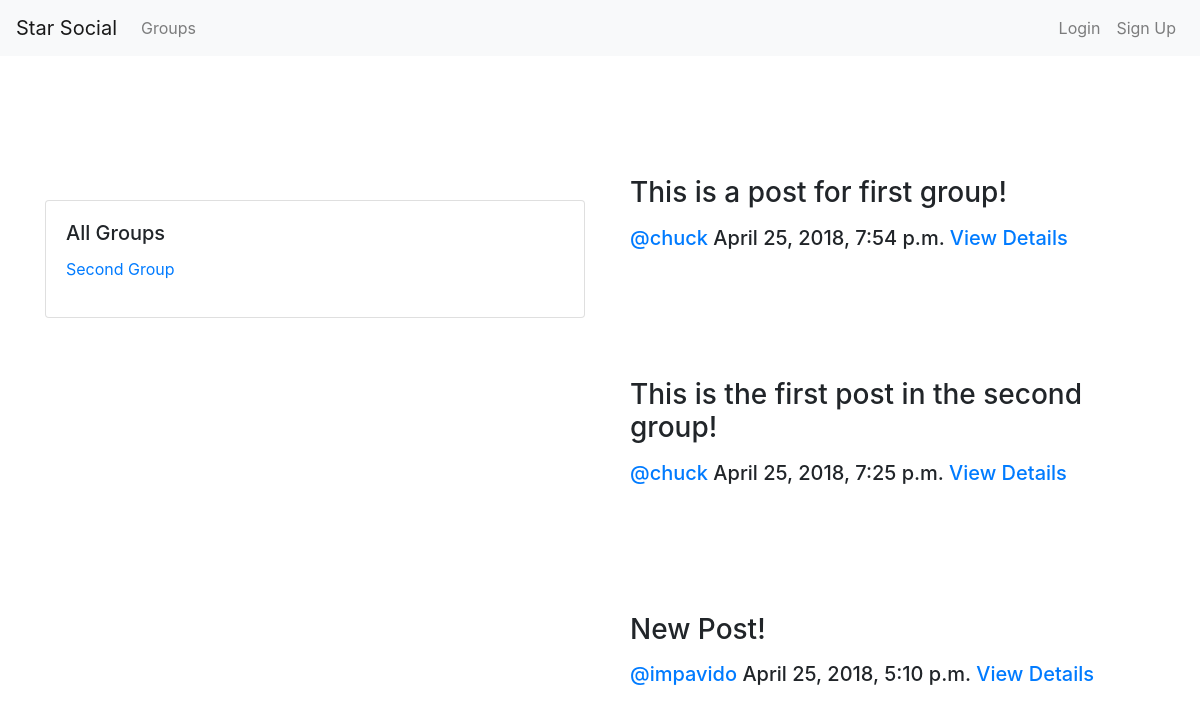
The page /posts/impavido/ on the database as committed earlier.
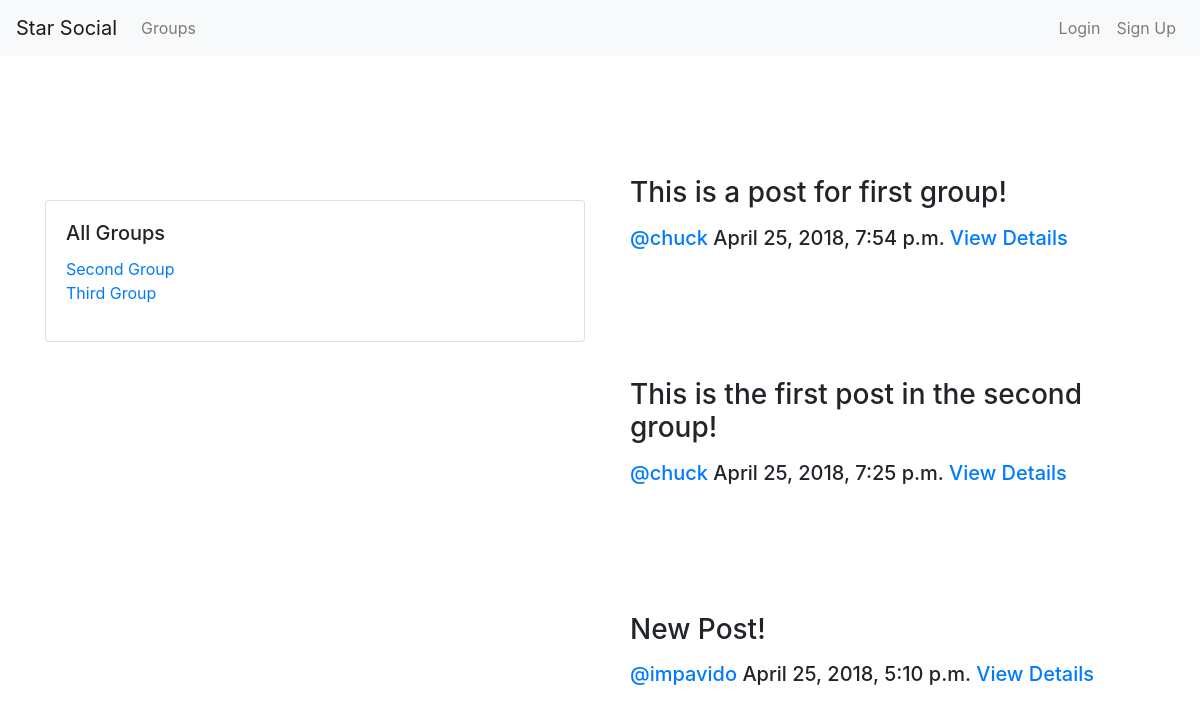
The same page on the database as committed later.
### groups/models.py (models this page shows, shortened)
class Group(models.Model):
    name = models.CharField(max_length=255, unique=True)
    slug = models.SlugField(allow_unicode=True, unique=True)
    description = models.TextField(blank=True, default='')
    description_html = models.TextField(editable=False, default='', blank=True)
    members = models.ManyToManyField(User, through='GroupMember')
    class Meta():
        ordering = ['name']

### posts/models.py (models this page shows, shortened)
class Post(models.Model):
    user = models.ForeignKey(User, related_name='posts', on_delete=models.CASCADE)
    create_date = models.DateTimeField(auto_now=True)
    message = models.TextField()
    message_html = models.TextField(editable=False)
    group = models.ForeignKey(Group, related_name='posts', null=True, blank=True, on_delete=models.CASCADE)
    class Meta():
        ordering = ['-create_date']
        unique_together = ['user', 'message']

### posts/views.py (the view)
# urls.py: path('<slug:username>/', views.PostList.as_view(), name = 'all'),
class PostList(SelectRelatedMixin, generic.ListView):
    model = models.Post
    template_name = 'posts/post_list.html'
    select_related = ('user', 'group')
    def get_queryset(self):
        my_user = models.User.objects.filter(username=self.kwargs.get('username')).get()
        self.user_groups = models.Group.objects.all().filter(members=my_user)
        self.other_groups = models.Group.objects.all().exclude(members=my_user)
        self.post_list = models.Post.objects.all()
    def get_context_data(self, **kwargs):
        context = generic.ListView.get_context_data(self, **kwargs)
        context.update({"user_groups":self.user_groups, "other_groups":self.other_groups, "post_list":self.post_list})
        return context

### posts/templates/posts/post_list.html (shortened to what this page needs)
{% extends "posts/post_base.html" %}
{% block prepost %}
    <div class="col-6">
        <br><br><br>
        <br><br><br>
        <div class="card card-with-shadow">
            <div class="card-body">
                <h5 class="card-title">All Groups</h5>
                <ul class="list-unstyled">
                    {% for group in other_groups %}
                        <li class="group li-with-bullet"><a href="{% url 'groups:single' slug=group.slug %}">{{group.name}}</a></li>
                    {% endfor %}
                </ul>
            </div>
        </div>
    </div>
{% endblock prepost %}
{% block post_content %}
    <div class="col-6">
        <br><br><br>
        {% for post in post_list %}
            {% include "posts/_post.html" with hide_delete=False %}
        {% endfor %}
    </div>
{% endblock post_content %}

### posts/templates/posts/_post.html (shortened to what this page needs)
<div class="col-12 post-media">
    <br><br>
    <h3>{{post.message_html|safe}}</h3>
    <div class="media-body">
        <h5 class="media-heading">
            <time class="time">
                <span class="username"><a href="{% url 'posts:for_user' username=post.user.username%}">@{{post.user.username}}</a></span>
                {{post.create_date}}
                <a href="{% url 'posts:single' username=post.user.username pk=post.pk %}">View Details</a>
            </time>
        </h5>
        <br>
    </div>
    <br><br>
</div>

Rows that differ between the two databases and show on the page:
added Group: name "Third Group"
